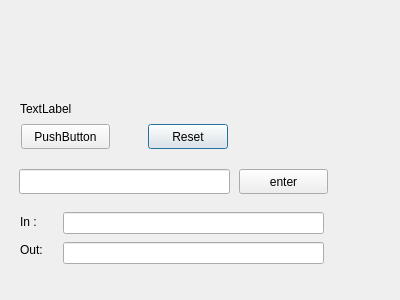
<?xml version="1.0" encoding="UTF-8"?>
<ui version="4.0">
 <class>Dialog</class>
 <widget class="QDialog" name="Dialog">
  <property name="geometry">
   <rect>
    <x>0</x>
    <y>0</y>
    <width>400</width>
    <height>300</height>
   </rect>
  </property>
  <property name="windowTitle">
   <string>Dialog</string>
  </property>
  <widget class="QPushButton" name="pushButton_2">
   <property name="geometry">
    <rect>
     <x>148</x>
     <y>124</y>
     <width>80</width>
     <height>25</height>
    </rect>
   </property>
   <property name="text">
    <string>Reset</string>
   </property>
  </widget>
  <widget class="QLineEdit" name="lineEdit">
   <property name="geometry">
    <rect>
     <x>19</x>
     <y>169</y>
     <width>211</width>
     <height>25</height>
    </rect>
   </property>
  </widget>
  <widget class="QPushButton" name="pushButton_3">
   <property name="geometry">
    <rect>
     <x>239</x>
     <y>169</y>
     <width>89</width>
     <height>25</height>
    </rect>
   </property>
   <property name="text">
    <string>enter</string>
   </property>
  </widget>
  <widget class="QLabel" name="label">
   <property name="geometry">
    <rect>
     <x>20</x>
     <y>100</y>
     <width>311</width>
     <height>17</height>
    </rect>
   </property>
   <property name="text">
    <string>TextLabel</string>
   </property>
  </widget>
  <widget class="QPushButton" name="pushButton">
   <property name="geometry">
    <rect>
     <x>21</x>
     <y>124</y>
     <width>89</width>
     <height>25</height>
    </rect>
   </property>
   <property name="text">
    <string>PushButton</string>
   </property>
  </widget>
  <widget class="QWidget" name="">
   <property name="geometry">
    <rect>
     <x>63</x>
     <y>210</y>
     <width>261</width>
     <height>58</height>
    </rect>
   </property>
   <layout class="QVBoxLayout" name="verticalLayout">
    <item>
     <widget class="QLineEdit" name="lineEdit_2">
      <property name="inputMask">
       <string/>
      </property>
      <property name="text">
       <string/>
      </property>
     </widget>
    </item>
    <item>
     <widget class="QLineEdit" name="lineEdit_3">
      <property name="readOnly">
       <bool>true</bool>
      </property>
     </widget>
    </item>
   </layout>
  </widget>
  <widget class="QWidget" name="">
   <property name="geometry">
    <rect>
     <x>20</x>
     <y>210</y>
     <width>32</width>
     <height>51</height>
    </rect>
   </property>
   <layout class="QVBoxLayout" name="verticalLayout_2">
    <item>
     <widget class="QLabel" name="label_2">
      <property name="text">
       <string>In :</string>
      </property>
     </widget>
    </item>
    <item>
     <widget class="QLabel" name="label_3">
      <property name="text">
       <string>Out:</string>
      </property>
     </widget>
    </item>
   </layout>
  </widget>
 </widget>
 <resources/>
 <connections/>
</ui>
